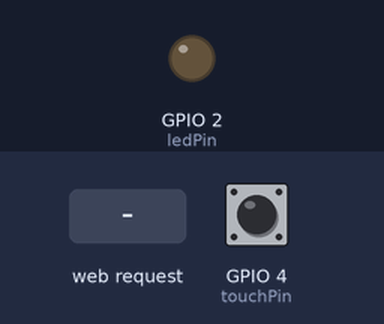
Recording of a sketch running on a simulated ESP32. On the bench: output pins drawn as LEDs (lit = HIGH). Dashed ring = blinking. The inputs (shaded band) are chosen by the test bench; at power-on: GPIO 4 (touchPin) HIGH. WiFi joins after 1.5 s; servers stay silent unless stated; what the sketch prints to the serial monitor is not drawn.

Above: at 3.7 s.
3.8 s: HTTP request GET /arm received
At 6.7 s:
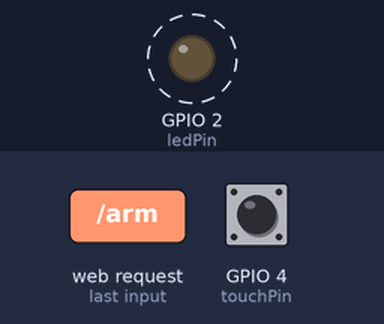
6.8 s: HTTP request GET /disarm received
At 7.4 s:
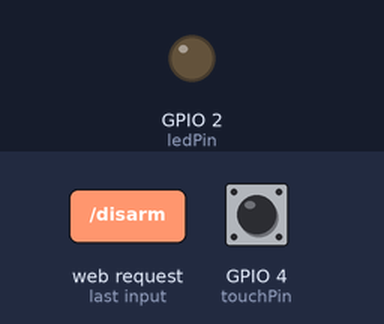
Timing chart, 0 to 9.8 s (numbered marks = the images above; inputs shaded):
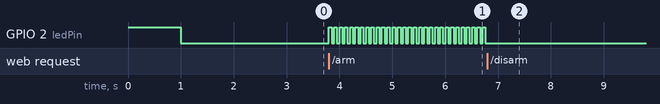

The sketch:

sketch_apr8a.ino
```cpp
#include <WiFi.h>
#include <WebServer.h>

const char* ssid     = "臣妾要告发熹贵妃私通";
const char* password = "060710,,gwj";

WebServer server(80);

const int ledPin = 2;      // D2
const int touchPin = T0;   // D4 (GPIO4)

bool isArmed = false;
bool isAlarming = false;

// 网页
const char* html = R"HTML(
<!DOCTYPE html>
<html>
<head>
<meta charset="UTF-8">
</head>
<body style="text-align:center; font-size:24px;">
<button onclick="fetch('/arm')" style="background:red;color:white;padding:20px 40px;font-size:20px;">布防</button>
<br><br>
<button onclick="fetch('/disarm')" style="background:green;color:white;padding:20px 40px;font-size:20px;">撤防</button>
</body>
</html>
)HTML";

void handleRoot() { server.send(200, "text/html", html); }
void handleArm()  { isArmed = true; isAlarming = false; digitalWrite(ledPin, LOW); server.send(200,"text/plain","ARM"); }
void handleDisarm(){ isArmed = false; isAlarming = false; digitalWrite(ledPin, LOW); server.send(200,"text/plain","DISARM"); }

void setup() {
  Serial.begin(115200);
  pinMode(ledPin, OUTPUT);

  // 开机亮1秒测试
  digitalWrite(ledPin, HIGH);
  delay(1000);
  digitalWrite(ledPin, LOW);

  WiFi.begin(ssid, password);
  while (WiFi.status() != WL_CONNECTED) delay(500);

  server.on("/", handleRoot);
  server.on("/arm", handleArm);
  server.on("/disarm", handleDisarm);
  server.begin();
}

void loop() {
  server.handleClient();

  // 布防状态检测触摸
  if (isArmed) {
    int v = touchRead(touchPin);
    Serial.print("触摸值："); Serial.println(v);

    // ====================== 修复在这里！阈值放大到 200！ ======================
    if (v < 500) {
      isAlarming = true;
      Serial.println("!!! 报警触发 !!!");
    }
  }

  // 报警闪烁
  if (isAlarming) {
    digitalWrite(ledPin, HIGH);
    delay(50);
    digitalWrite(ledPin, LOW);
    delay(50);
  }
}
```

Measured:
- after the input at 3.8 s, GPIO 2 (ledPin): alternates HIGH for 0.05 s and LOW for 0.05 s, starting at once
- after the input at 6.8 s, GPIO 2 (ledPin): stops changing and stays LOW
